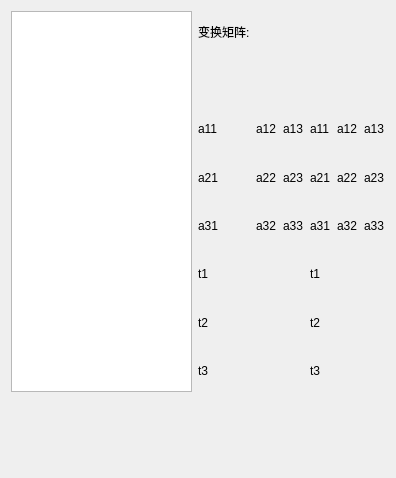
     <widget class="QWidget" name="tab_5">
      <attribute name="title">
       <string>页</string>
      </attribute>
      <layout class="QGridLayout" name="gridLayout_9">
       <item row="0" column="0">
        <layout class="QGridLayout" name="gridLayout_28">
         <item row="0" column="0">
          <widget class="QListWidget" name="tab5listWidget">
           <property name="minimumSize">
            <size>
             <width>181</width>
             <height>381</height>
            </size>
           </property>
           <property name="maximumSize">
            <size>
             <width>181</width>
             <height>16777215</height>
            </size>
           </property>
          </widget>
         </item>
         <item row="0" column="1">
          <layout class="QGridLayout" name="gridLayout_27">
           <item row="0" column="0">
            <widget class="QLabel" name="label_13">
             <property name="text">
              <string>变换矩阵:</string>
             </property>
            </widget>
           </item>
           <item row="2" column="0">
            <widget class="QLabel" name="tab5a11_label">
             <property name="text">
              <string>a11</string>
             </property>
            </widget>
           </item>
           <item row="2" column="1">
            <widget class="QLabel" name="tab5a12_label">
             <property name="text">
              <string>a12</string>
             </property>
            </widget>
           </item>
           <item row="2" column="2">
            <widget class="QLabel" name="tab5a13_label">
             <property name="text">
              <string>a13</string>
             </property>
            </widget>
           </item>
           <item row="2" column="3">
            <widget class="QLabel" name="tab5a11_label_3">
             <property name="text">
              <string>a11</string>
             </property>
            </widget>
           </item>
           <item row="2" column="4">
            <widget class="QLabel" name="tab5a12_label_3">
             <property name="text">
              <string>a12</string>
             </property>
            </widget>
           </item>
           <item row="2" column="5">
            <widget class="QLabel" name="tab5a13_label_3">
             <property name="text">
              <string>a13</string>
             </property>
            </widget>
           </item>
           <item row="3" column="0">
            <widget class="QLabel" name="tab5a21_label">
             <property name="text">
              <string>a21</string>
             </property>
            </widget>
           </item>
           <item row="3" column="1">
            <widget class="QLabel" name="tab5a22_label">
             <property name="text">
              <string>a22</string>
             </property>
            </widget>
           </item>
           <item row="3" column="2">
            <widget class="QLabel" name="tab5a23_label">
             <property name="text">
              <string>a23</string>
             </property>
            </widget>
           </item>
           <item row="3" column="3">
            <widget class="QLabel" name="tab5a21_label_3">
             <property name="text">
              <string>a21</string>
             </property>
            </widget>
           </item>
           <item row="3" column="4">
            <widget class="QLabel" name="tab5a22_label_3">
             <property name="text">
              <string>a22</string>
             </property>
            </widget>
           </item>
           <item row="3" column="5">
            <widget class="QLabel" name="tab5a23_label_3">
             <property name="text">
              <string>a23</string>
             </property>
            </widget>
           </item>
           <item row="4" column="0">
            <widget class="QLabel" name="tab5a31_label">
             <property name="text">
              <string>a31</string>
             </property>
            </widget>
           </item>
           <item row="4" column="1">
            <widget class="QLabel" name="tab5a32_label">
             <property name="text">
              <string>a32</string>
             </property>
            </widget>
           </item>
           <item row="4" column="2">
            <widget class="QLabel" name="tab5a33_label">
             <property name="text">
              <string>a33</string>
             </property>
            </widget>
           </item>
           <item row="4" column="3">
            <widget class="QLabel" name="tab5a31_label_3">
             <property name="text">
              <string>a31</string>
             </property>
            </widget>
           </item>
           <item row="4" column="4">
            <widget class="QLabel" name="tab5a32_label_3">
             <property name="text">
              <string>a32</string>
             </property>
            </widget>
           </item>
           <item row="4" column="5">
            <widget class="QLabel" name="tab5a33_label_3">
             <property name="text">
              <string>a33</string>
             </property>
            </widget>
           </item>
           <item row="5" column="0">
            <widget class="QLabel" name="tab5t0_label">
             <property name="text">
              <string>t1</string>
             </property>
            </widget>
           </item>
           <item row="5" column="3">
            <widget class="QLabel" name="tab5t0_label_3">
             <property name="text">
              <string>t1</string>
             </property>
            </widget>
           </item>
           <item row="6" column="0">
            <widget class="QLabel" name="tab5t1_label">
             <property name="text">
              <string>t2</string>
             </property>
            </widget>
           </item>
           <item row="6" column="3">
            <widget class="QLabel" name="tab5t1_label_3">
             <property name="text">
              <string>t2</string>
             </property>
            </widget>
           </item>
           <item row="7" column="0">
            <widget class="QLabel" name="tab5t2_label">
             <property name="text">
              <string>t3</string>
             </property>
            </widget>
           </item>
           <item row="7" column="3">
            <widget class="QLabel" name="tab5t2_label_3">
             <property name="text">
              <string>t3</string>
             </property>
            </widget>
           </item>
           <item row="1" column="0" colspan="6">
            <widget class="QLabel" name="tab5state">
             <property name="text">
              <string/>
             </property>
            </widget>
           </item>
          </layout>
         </item>
        </layout>
       </item>
       <item row="1" column="0">
        <layout class="QHBoxLayout" name="horizontalLayout_11">
         <item>
          <widget class="QLabel" name="label_63">
           <property name="minimumSize">
            <size>
             <width>81</width>
             <height>23</height>
            </size>
           </property>
           <property name="maximumSize">
            <size>
             <width>81</width>
             <height>17</height>
            </size>
           </property>
           <property name="text">
            <string/>
           </property>
          </widget>
         </item>
         <item>
          <widget class="QLabel" name="tab1pointstate_6">
           <property name="text">
            <string/>
           </property>
          </widget>
         </item>
        </layout>
       </item>
       <item row="2" column="0">
        <layout class="QGridLayout" name="gridLayout_18">
         <item row="0" column="0">
          <widget class="QLabel" name="label_54">
           <property name="minimumSize">
            <size>
             <width>40</width>
             <height>17</height>
            </size>
           </property>
           <property name="maximumSize">
            <size>
             <width>40</width>
             <height>17</height>
            </size>
           </property>
           <property name="text">
            <string/>
           </property>
          </widget>
         </item>
         <item row="0" column="1">
          <widget class="QLabel" name="tab1realposX_6">
           <property name="text">
            <string/>
           </property>
          </widget>
         </item>
         <item row="0" column="2">
          <widget class="QLabel" name="label_55">
           <property name="minimumSize">
            <size>
             <width>40</width>
             <height>17</height>
            </size>
           </property>
           <property name="maximumSize">
            <size>
             <width>40</width>
             <height>17</height>
            </size>
           </property>
           <property name="text">
            <string/>
           </property>
          </widget>
         </item>
         <item row="0" column="3">
          <widget class="QLabel" name="tab1realposY_6">
           <property name="text">
            <string/>
           </property>
          </widget>
         </item>
         <item row="0" column="4">
          <widget class="QLabel" name="label_56">
           <property name="minimumSize">
            <size>
             <width>40</width>
             <height>17</height>
            </size>
           </property>
           <property name="maximumSize">
            <size>
             <width>40</width>
             <height>17</height>
            </size>
           </property>
           <property name="text">
            <string/>
           </property>
          </widget>
         </item>
         <item row="0" column="5">
          <widget class="QLabel" name="tab1realposZ_6">
           <property name="text">
            <string/>
           </property>
          </widget>
         </item>
         <item row="0" column="6">
          <widget class="QLabel" name="label_57">
           <property name="minimumSize">
            <size>
             <width>48</width>
             <height>17</height>
            </size>
           </property>
           <property name="maximumSize">
            <size>
             <width>48</width>
             <height>17</height>
            </size>
           </property>
           <property name="text">
            <string/>
           </property>
          </widget>
         </item>
         <item row="0" column="7">
          <widget class="QLabel" name="tab1realposRX_6">
           <property name="text">
            <string/>
           </property>
          </widget>
         </item>
         <item row="0" column="8">
          <widget class="QLabel" name="label_58">
           <property name="minimumSize">
            <size>
             <width>48</width>
             <height>17</height>
            </size>
           </property>
           <property name="maximumSize">
            <size>
             <width>48</width>
             <height>17</height>
            </size>
           </property>
           <property name="text">
            <string/>
           </property>
          </widget>
         </item>
         <item row="0" column="9">
          <widget class="QLabel" name="tab1realposRY_6">
           <property name="text">
            <string/>
           </property>
          </widget>
         </item>
         <item row="0" column="10">
          <widget class="QLabel" name="label_59">
           <property name="minimumSize">
            <size>
             <width>48</width>
             <height>17</height>
            </size>
           </property>
           <property name="maximumSize">
            <size>
             <width>48</width>
             <height>17</height>
            </size>
           </property>
           <property name="text">
            <string/>
           </property>
          </widget>
         </item>
         <item row="0" column="11">
          <widget class="QLabel" name="tab1realposRZ_6">
           <property name="text">
            <string/>
           </property>
          </widget>
         </item>
         <item row="1" column="0">
          <widget class="QLabel" name="label_60">
           <property name="minimumSize">
            <size>
             <width>40</width>
             <height>17</height>
            </size>
           </property>
           <property name="maximumSize">
            <size>
             <width>40</width>
             <height>17</height>
            </size>
           </property>
           <property name="text">
            <string/>
           </property>
          </widget>
         </item>
         <item row="1" column="1">
          <widget class="QLabel" name="tab1realout1_6">
           <property name="text">
            <string/>
           </property>
          </widget>
         </item>
         <item row="1" column="2">
          <widget class="QLabel" name="label_61">
           <property name="minimumSize">
            <size>
             <width>40</width>
             <height>17</height>
            </size>
           </property>
           <property name="maximumSize">
            <size>
             <width>40</width>
             <height>17</height>
            </size>
           </property>
           <property name="text">
            <string/>
           </property>
          </widget>
         </item>
         <item row="1" column="3">
          <widget class="QLabel" name="tab1realout2_6">
           <property name="text">
            <string/>
           </property>
          </widget>
         </item>
         <item row="1" column="4">
          <widget class="QLabel" name="label_62">
           <property name="text">
            <string/>
           </property>
          </widget>
         </item>
         <item row="1" column="5">
          <widget class="QLabel" name="tab1realout3_6">
           <property name="text">
            <string/>
           </property>
          </widget>
         </item>
        </layout>
       </item>
      </layout>
     </widget>
